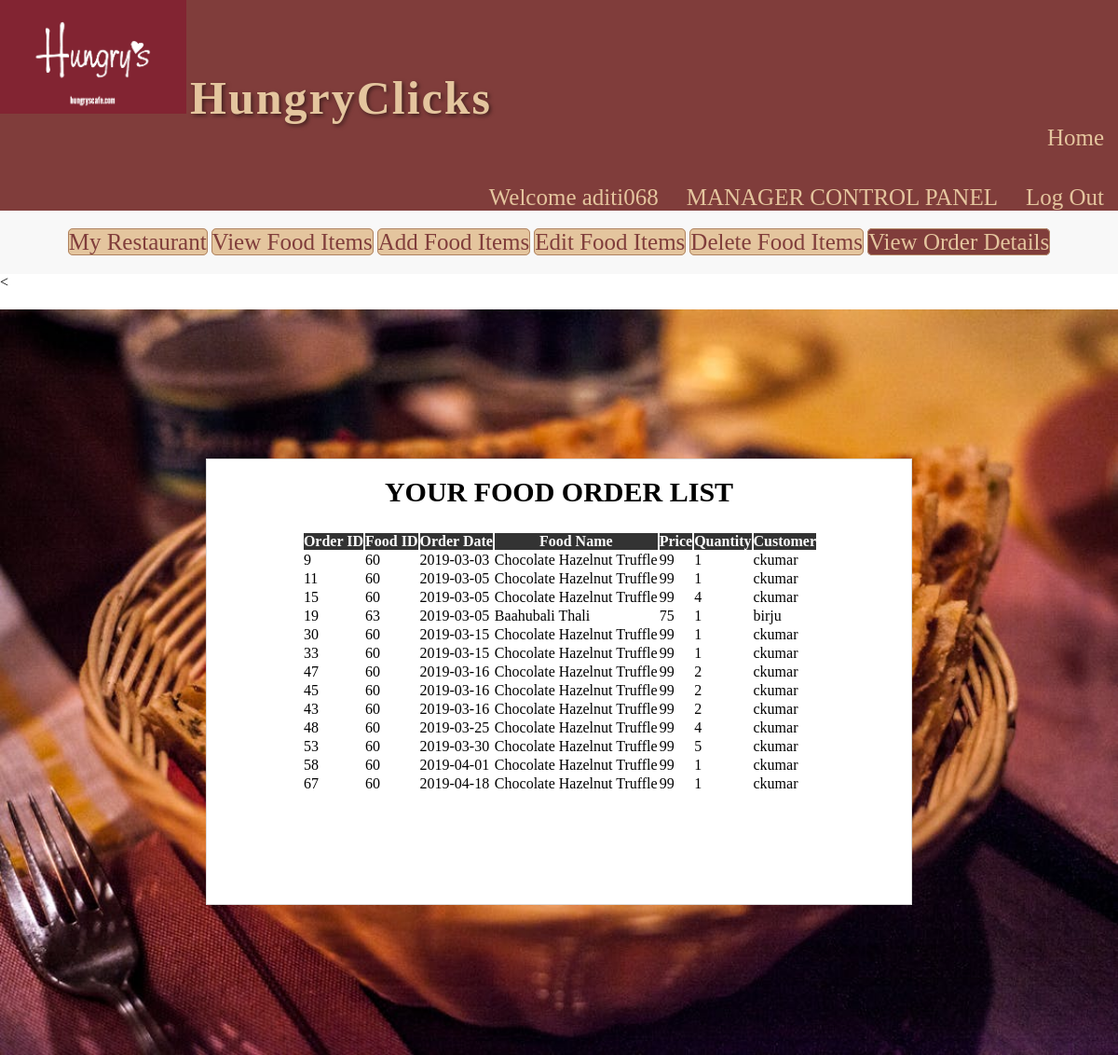
Screenshot of /view_order_details.php (signed in) with the database file from the repository.
### tables this page shows
CREATE TABLE `manager` (
  `username` varchar(30) NOT NULL,
  `fullname` varchar(30) NOT NULL,
  `email` varchar(30) NOT NULL,
  `contact` varchar(30) NOT NULL,
  `address` varchar(50) NOT NULL,
  `password` varchar(30) NOT NULL
);

CREATE TABLE `orders` (
  `order_ID` int(30) NOT NULL,
  `F_ID` int(30) NOT NULL,
  `foodname` varchar(30) NOT NULL,
  `price` int(30) NOT NULL,
  `quantity` int(30) NOT NULL,
  `order_date` date NOT NULL,
  `username` varchar(30) NOT NULL,
  `R_ID` int(30) NOT NULL
);

### session_m.php (called while the page is built, shortened)
<?php
$conn = Connect();
if(isset($_SESSION['login_user1'])) {
  $user_check = $_SESSION['login_user1'];
  $query = "SELECT username FROM MANAGER WHERE username = '$user_check'";
  $ses_sql = mysqli_query($conn, $query);
  $row = mysqli_fetch_assoc($ses_sql);
  if($row) {
    $login_session = $row['username'];
  } else {
    header('Location: managerlogin.php');
    exit;
  }
} else {
  header('Location: managerlogin.php');
  exit;
}
?>

### view_order_details.php (the view, shortened to what this page needs)
<?php
include('session_m.php');
?>
<!DOCTYPE html>
<html>
  <head>
    <link rel="stylesheet" type = "text/css" href ="css/view_order_details.css">
  </head>
  <body>
    <nav class="navbar">
      <img src="images/logo.webp" class="logo" width="200px">
      <a class="navbar-brand" href="index.php">HungryClicks</a>
      <ul class="navbar-nav">
        <li><a href="index.php">Home</a></li>
      </ul><br><br>
      <ul class="nav navbar-nav navbar-right">
        <li><a href="#"><span class="glyphicon glyphicon-user"></span> Welcome <?php echo $login_session; ?> </a></li>
        <li class="active"> <a href="managerlogin.php">MANAGER CONTROL PANEL</a></li>
        <li><a href="logout_m.php"><span class="glyphicon glyphicon-log-out"></span> Log Out </a></li>
      </ul>
      <div class="col-xs-3" style="text-align: center;">
        <div class="list-group">
          <a href="myrestaurant.php" class="list-group-item ">My Restaurant</a>
          <a href="view_food_items.php" class="list-group-item">View Food Items</a>
          <a href="add_food_items.php" class="list-group-item ">Add Food Items</a>
          <a href="edit_food_items.php" class="list-group-item ">Edit Food Items</a>
          <a href="delete_food_items.php" class="list-group-item ">Delete Food Items</a>
          <a href="view_order_details.php" class="list-group-item active">View Order Details</a>
        </div>
      </div>
    </nav>
<   <div class="container">
      <div class="col-xs-9">
        <div class="form-area" style="padding: 0px 100px 100px 100px;">
          <form action="" method="POST">
            <br style="clear: both">
            <h3 style="margin-bottom: 25px; text-align: center; font-size: 30px;"> YOUR FOOD ORDER LIST </h3>
            <?php
            $user_check=$_SESSION['login_user1'];
            $sql = "SELECT * FROM orders o WHERE o.R_ID IN (SELECT r.R_ID FROM RESTAURANTS r WHERE r.M_ID='$user_check') ORDER BY order_date";
            $result = mysqli_query($conn, $sql);
            if (mysqli_num_rows($result) > 0)
            {
              ?>
              <table class="table table-striped">
                <thead class="thead-dark">
                  <tr>
                    <th> Order ID </th>
                    <th> Food ID </th>
                    <th> Order Date </th>
                    <th> Food Name </th>
                    <th> Price </th>
                    <th> Quantity </th>
                    <th> Customer </th>
                  </tr>
                </thead>
                <?PHP
                  while($row = mysqli_fetch_assoc($result)){
                ?>
              <tbody>
                <tr>
                  <td><?php echo $row["order_ID"]; ?></td>
                  <td><?php echo $row["F_ID"]; ?></td>
                  <td><?php echo $row["order_date"]; ?></td>
                  <td><?php echo $row["foodname"]; ?></td>
                  <td><?php echo $row["price"]; ?></td>
                  <td><?php echo $row["quantity"]; ?></td>
                  <td><?php echo $row["username"]; ?></td>
                </tr>
              </tbody>
              <?php } ?>
              </table>
                <br>
              <?php } else { ?>
              <h4><center>0 RESULTS</center> </h4>
              <?php } ?>
          </form>
        </div>
      </div>
    </div>
  </body>
</html>

### view_order_details.css (style rules this page uses)
* { margin: 0; padding: 0; }
.navbar { background-color: #803D3B; border: none; }
.navbar-brand { color: #E4C59E; text-align: center; font-size: 50px; margin-top: 50px; text-shadow: 2px 2px 4px rgba(0, 0, 0, 0.5); letter-spacing: 2px; font-weight: bold; text-decoration: none; }
.navbar-nav { display: flex; justify-content: flex-end; align-items: center; font-size: 25px; }
.navbar-nav > li { display: inline-block; }
.navbar-nav > li > a { color: #E4C59E; padding: 15px; text-decoration: none; }
.container { margin-top: 20px; }
.list-group-item { cursor: pointer; }
.form-area { background-color: #fff; border: 1px solid #ddd; padding: 20px; }
.table { margin-top: 20px; }
.table th { background-color: #333; color: #fff; }
.table td { vertical-align: middle; }
.col-xs-3 { background-color: #f8f8f8; padding: 20px; }
.list-group-item { border: none; border-radius: 0; cursor: pointer; }
.list-group-item.active { background-color: #803D3B; color: #E4C59E; }
.container { background-image: url('background.jpeg'); background-size: cover; background-repeat: no-repeat; display: flex; justify-content: center; align-items: center; height: 100vh; }
.form-area h3 { margin-bottom: 25px; text-align: center; font-size: 30px; }
.list-group-item { background-color: #E4C59E; color: #803D3B; border: 1px solid #AF8260; border-radius: 5px; margin-bottom: 10px; font-size: 25px; text-decoration: none; }
.list-group { text-align: center; }

### rows the page displays
manager: username "aditi068"
orders: order_ID "9", F_ID "60", order_date "2019-03-03", foodname "Chocolate Hazelnut Truffle", price "99", quantity "1", username "ckumar"
orders: order_ID "11", F_ID "60", order_date "2019-03-05", foodname "Chocolate Hazelnut Truffle", price "99", quantity "1", username "ckumar"
orders: order_ID "15", F_ID "60", order_date "2019-03-05", foodname "Chocolate Hazelnut Truffle", price "99", quantity "4", username "ckumar"
orders: order_ID "19", F_ID "63", order_date "2019-03-05", foodname "Baahubali Thali", price "75", quantity "1", username "birju"
orders: order_ID "30", F_ID "60", order_date "2019-03-15", foodname "Chocolate Hazelnut Truffle", price "99", quantity "1", username "ckumar"
orders: order_ID "33", F_ID "60", order_date "2019-03-15", foodname "Chocolate Hazelnut Truffle", price "99", quantity "1", username "ckumar"
orders: order_ID "47", F_ID "60", order_date "2019-03-16", foodname "Chocolate Hazelnut Truffle", price "99", quantity "2", username "ckumar"
orders: order_ID "45", F_ID "60", order_date "2019-03-16", foodname "Chocolate Hazelnut Truffle", price "99", quantity "2", username "ckumar"
orders: order_ID "43", F_ID "60", order_date "2019-03-16", foodname "Chocolate Hazelnut Truffle", price "99", quantity "2", username "ckumar"
orders: order_ID "48", F_ID "60", order_date "2019-03-25", foodname "Chocolate Hazelnut Truffle", price "99", quantity "4", username "ckumar"
orders: order_ID "53", F_ID "60", order_date "2019-03-30", foodname "Chocolate Hazelnut Truffle", price "99", quantity "5", username "ckumar"
orders: order_ID "58", F_ID "60", order_date "2019-04-01", foodname "Chocolate Hazelnut Truffle", price "99", quantity "1", username "ckumar"
orders: order_ID "67", F_ID "60", order_date "2019-04-18", foodname "Chocolate Hazelnut Truffle", price "99", quantity "1", username "ckumar"
